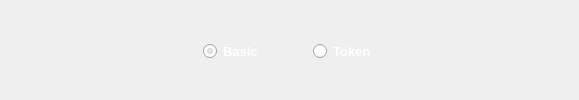
                  <widget class="QWidget" name="widget_28" native="true">
                   <property name="font">
                    <font>
                     <pointsize>10</pointsize>
                     <weight>75</weight>
                     <bold>true</bold>
                    </font>
                   </property>
                   <property name="styleSheet">
                    <string notr="true">QWidget{
	color: white;
}</string>
                   </property>
                   <layout class="QHBoxLayout" name="horizontalLayout_21">
                    <property name="spacing">
                     <number>0</number>
                    </property>
                    <property name="leftMargin">
                     <number>200</number>
                    </property>
                    <property name="topMargin">
                     <number>0</number>
                    </property>
                    <property name="rightMargin">
                     <number>200</number>
                    </property>
                    <property name="bottomMargin">
                     <number>0</number>
                    </property>
                    <item>
                     <widget class="QGroupBox" name="groupBox_4">
                      <property name="sizePolicy">
                       <sizepolicy hsizetype="Maximum" vsizetype="Maximum">
                        <horstretch>0</horstretch>
                        <verstretch>0</verstretch>
                       </sizepolicy>
                      </property>
                      <property name="styleSheet">
                       <string notr="true">QGroupBox {  
    border: 0px;
}  </string>
                      </property>
                      <property name="title">
                       <string/>
                      </property>
                      <layout class="QHBoxLayout" name="horizontalLayout_27">
                       <property name="spacing">
                        <number>50</number>
                       </property>
                       <property name="leftMargin">
                        <number>0</number>
                       </property>
                       <property name="topMargin">
                        <number>0</number>
                       </property>
                       <property name="rightMargin">
                        <number>0</number>
                       </property>
                       <property name="bottomMargin">
                        <number>0</number>
                       </property>
                       <item>
                        <widget class="QRadioButton" name="radio_login_basic">
                         <property name="sizePolicy">
                          <sizepolicy hsizetype="Maximum" vsizetype="Fixed">
                           <horstretch>0</horstretch>
                           <verstretch>0</verstretch>
                          </sizepolicy>
                         </property>
                         <property name="font">
                          <font>
                           <pointsize>10</pointsize>
                           <weight>75</weight>
                           <bold>true</bold>
                          </font>
                         </property>
                         <property name="text">
                          <string>Basic</string>
                         </property>
                         <property name="checked">
                          <bool>true</bool>
                         </property>
                        </widget>
                       </item>
                       <item>
                        <widget class="QRadioButton" name="radio_login_token">
                         <property name="sizePolicy">
                          <sizepolicy hsizetype="Maximum" vsizetype="Fixed">
                           <horstretch>0</horstretch>
                           <verstretch>0</verstretch>
                          </sizepolicy>
                         </property>
                         <property name="font">
                          <font>
                           <pointsize>10</pointsize>
                           <weight>75</weight>
                           <bold>true</bold>
                          </font>
                         </property>
                         <property name="text">
                          <string>Token</string>
                         </property>
                        </widget>
                       </item>
                      </layout>
                     </widget>
                    </item>
                   </layout>
                  </widget>
